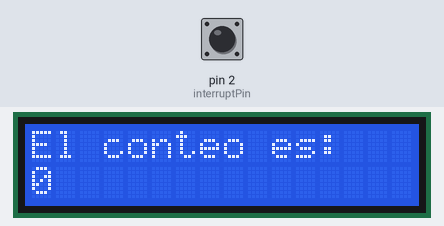
This sketch was run on a simulated Arduino Uno, built with avr-gcc and run on an emulated ATmega328P. On the bench: 16×2 character LCD. Inputs (shaded band) come from the test bench; at power-on: pin 2 (interruptPin) HIGH.

Above: at 1.2 s.
1.3 s: pin 2 (interruptPin) pulled LOW for 0.15 s
At 2.2 s:
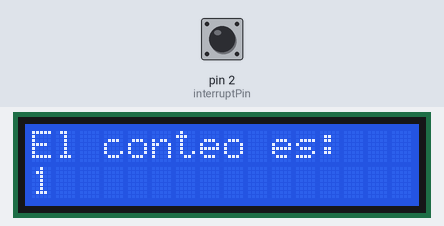
2.9 s: pin 2 (interruptPin) pulled LOW for 1 s
At 3.4 s:
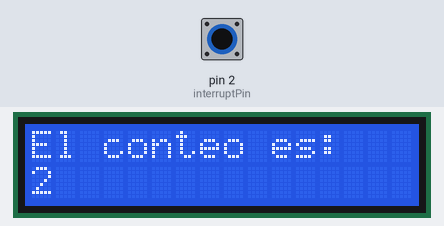
5.4 s: pin 2 (interruptPin) pulled LOW for 0.15 s
At 6.5 s:
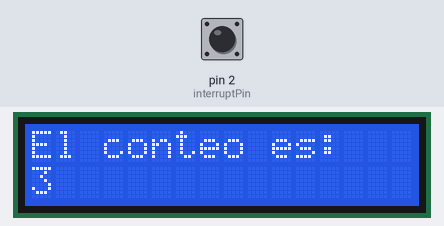
7.0 s: pin 2 (interruptPin) pulled LOW for 1 s
At 7.8 s:
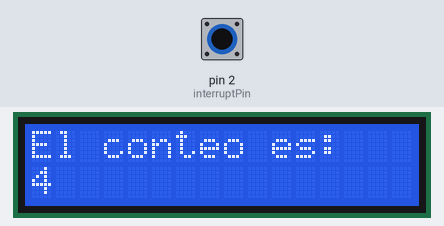
Timing chart, 0 to 10.0 s (numbered marks = the images above; inputs shaded):
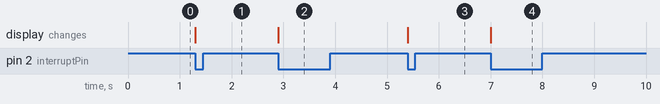

Measured:
- after the input at 1.3 s, the display: changes at once (image 1)
- after the input at 2.9 s, the display: changes at once (image 2)
- after the input at 5.4 s, the display: changes at once (image 3)
- after the input at 7.0 s, the display: changes at once (image 4)

The sketch:

Interruptor_arduino.ino
```cpp
#include <LiquidCrystal.h>


const int rs = 12, en = 11, d4 = 5, d5 = 4, d6 = 3, d7 = 6;
LiquidCrystal lcd(rs, en, d4, d5, d6, d7);
int Contador = 0;
//int Boton = 2;
const byte interruptPin = 2;


void setup() {
  //pinMode(Boton, INPUT);
  pinMode(interruptPin, INPUT_PULLUP);
  lcd.begin(16, 2);
  lcd.print("El conteo es:");
  //attachInterrupt(digitalPinToInterrupt(interruptPin), conteo, CHANGE);
  attachInterrupt(digitalPinToInterrupt(interruptPin), conteo, FALLING);
}

void loop() {
  lcd.setCursor(0, 1);
  lcd.print(Contador);
}

void conteo() {
  Contador++;
}
```
